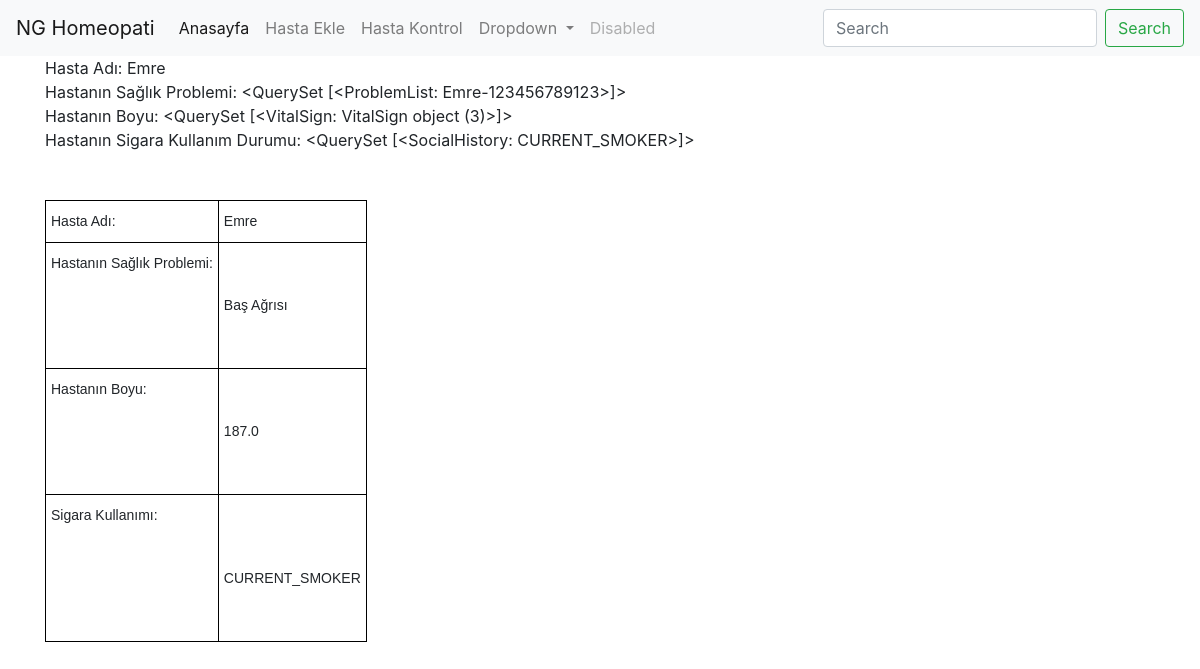
Screenshot of /patient-tum/123456789123 (signed in) with the database file from the repository.
### b/models.py (models this page shows, shortened)
class Patient(models.Model):
    GENDER_CHOICES = (
        ("M", "Male"),
        ("F", "Female"),
        ("O", "Other")
    )
    aadhaarId = models.CharField(primary_key=True, max_length=6, help_text= "12 digit aadhar no" )
    name = models.CharField(max_length=20)
    date_of_birth = models.DateField(max_length=8, help_text="YYYY-MM-DD")
    gender = models.CharField(choices=GENDER_CHOICES, max_length=1)
    last_updated_on = models.DateTimeField(auto_now=True)
    class Meta:
        verbose_name = "patient"
        verbose_name_plural = "patients"
        ordering = ["-last_updated_on"]

class ProblemList(models.Model):
    SEVERITY = (
        ("Mild", "Mild"),
        ("Moderate", "Moderate"),
        ("Severe", "Severe")
    )
    DIGNOSTIC_CERTAINITY = (
        ("Suspected", "Suspected",),
        ("Probable", "Probable",),
        ("Confirmed", "Confirmed",),
    )
    patient = models.ForeignKey(
        Patient, on_delete=models.CASCADE
    )
    problem = models.CharField(max_length=250, null=False, blank=False)
    body_site = models.CharField(max_length=300, null=False, blank=False)
    severity = models.CharField(max_length=20, choices = SEVERITY, default = None)
    onset_date = models.DateField(auto_now=True)
    abatement_date = models.DateField()
    diagnostic_certainty = models.CharField(max_length=20, choices=DIGNOSTIC_CERTAINITY, default=None)
    class Meta:
        verbose_name_plural = "ProblemList"
    def __str__(self):
        return self.patient.name + '-' + self.patient.aadhaarId

class VitalSign(models.Model):
    patient = models.OneToOneField(Patient, on_delete=models.CASCADE)
    body_weight = models.FloatField()
    height = models.FloatField()
    respiration_rate = models.FloatField()
    pulse_rate = models.FloatField()
    body_temperature = models.FloatField()
    head_circumference = models.FloatField()
    pulse_oximetry = models.FloatField()
    body_mass_index = models.FloatField()
    blood_pressure_systolic = models.FloatField()
    blood_pressure_diastolic = models.FloatField()
    class Meta:
        verbose_name = "vitalsign"
        verbose_name_plural = "vitalsigns"

class SocialHistory(models.Model):
    SMOKING = (
        ("NEVER_SMOKED", "Never Smoked"),
        ("CURRENT_SMOKER", "Current Smoker"),
        ("FORMER_SMOKER", "Former Smoker")
    )
    DRINKING = (
        ("NEVER_DRANK", "Lifetime non-drinker"),
        ("CURRENT_DRINKER", "Current Drinker"),
        ("FORMER_DRINKER", "Former Drinker")
    )
    patient = models.OneToOneField(Patient, on_delete=models.CASCADE)
    tobacco_smoking_status = models.CharField(max_length=20, choices =
    SMOKING, default = None)
    alcohol_consumption_status = models.CharField(
        max_length = 20, choices =
        DRINKING, default = None)
    alcohol_consumption_unit = models.IntegerField()
    alcohol_consumption_frequency = models.CharField(max_length=100)
    class Meta:
        verbose_name_plural = "SocialHistory"
    def __str__(self):
        return self.tobacco_smoking_status

### b/views.py (the view)
# urls.py: path('patient-tum/<int:id>', views.patienttumbilgiListView, name='patient_tum'),
@login_required()
def patienttumbilgiListView(request, id):
    patient = Patient.objects.get(aadhaarId = id)
    prob = ProblemList.objects.filter(patient = patient)
    vital = VitalSign.objects.filter(patient = patient)
    social = SocialHistory.objects.filter(patient = patient)
    return render(
        request, 'patient_records/patient-problem-tum.html',
        context={'prob': prob, 'vital': vital, 'social': social, 'patient': patient })

### b/templates/patient_records/patient-problem-tum.html (shortened to what this page needs)
{% extends 'base.html' %}
{% load static %}
{% load bootstrap4 %}
{% load i18n %}
{% block content %}
<div class="container">
Hasta Adı:  {{ patient.name }}</br>
Hastanın Sağlık Problemi:  {{ prob }}<br>
Hastanın Boyu:  {{ vital }}<br>
Hastanın Sigara Kullanım Durumu:  {{ social }} <br></div>
<br>
<br>
<div class="container">
<table class="tg">
<thead>
<tr>
<th class="tg-0lax">Hasta Adı:</th>
<th class="tg-0lax">{{ patient.name }}</th>
</tr>
</thead>
<tbody>
<tr>
<td class="tg-0lax">Hastanın Sağlık Problemi:</td>
<td class="tg-0lax">{% for y in prob %}<br>    <br>        {{ y.problem }}<br>                            <br>    <br>{% endfor %}</td>
</tr>
<tr>
<td class="tg-0lax">Hastanın Boyu:</td>
<td class="tg-0lax">{% for x in vital %}<br>    <br>        {{ x.height }}<br>                            <br>    <br>{% endfor %}</td>
</tr>
<tr>
<td class="tg-0lax">Sigara Kullanımı:</td>
<td class="tg-0lax">{% for item in social %}<br>    <br><br>        {{ item.tobacco_smoking_status }}<br>                            <br>   <br>{% endfor %}</td>
</tr>
</tbody>
</table>
</div>
<br>
<br>
{% endblock %}

### b/templates/patient_records/patient-problem-tum.html (style rules this page uses)
.tg { border-collapse:collapse;border-spacing:0; }
.tg td { border-color:black;border-style:solid;border-width:1px;font-family:Arial, sans-serif;font-size:14px; overflow:hidden;padding:10px 5px;word-break:normal; }
.tg th { border-color:black;border-style:solid;border-width:1px;font-family:Arial, sans-serif;font-size:14px; font-weight:normal;overflow:hidden;padding:10px 5px;word-break:normal; }
.tg .tg-0lax { text-align:left;vertical-align:top }

### rows the page displays
Patient: name "Emre"
ProblemList: patient.aadhaarId "<QuerySet [<ProblemList: Emre-123456789123>]>", problem "Baş Ağrısı"
VitalSign: id "<QuerySet [<VitalSign: VitalSign object (3)>]>", height "187.0"
SocialHistory: tobacco_smoking_status "<QuerySet [<SocialHistory: CURRENT_SMOKER>]>", tobacco_smoking_status "CURRENT_SMOKER"
